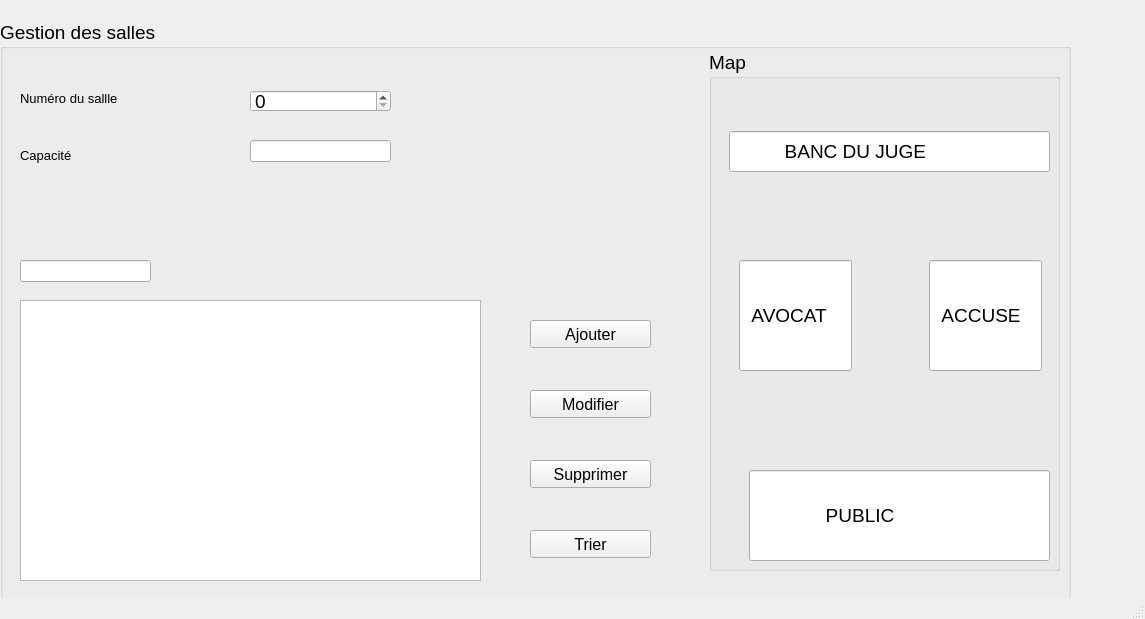
<?xml version="1.0" encoding="UTF-8"?>
<ui version="4.0">
 <class>MainWindow</class>
 <widget class="QMainWindow" name="MainWindow">
  <property name="geometry">
   <rect>
    <x>0</x>
    <y>0</y>
    <width>1145</width>
    <height>619</height>
   </rect>
  </property>
  <property name="windowTitle">
   <string>MainWindow</string>
  </property>
  <widget class="QWidget" name="centralwidget">
   <widget class="QGroupBox" name="groupBox">
    <property name="geometry">
     <rect>
      <x>0</x>
      <y>20</y>
      <width>1071</width>
      <height>581</height>
     </rect>
    </property>
    <property name="font">
     <font>
      <pointsize>14</pointsize>
     </font>
    </property>
    <property name="title">
     <string>Gestion des salles </string>
    </property>
    <widget class="QLabel" name="label">
     <property name="geometry">
      <rect>
       <x>20</x>
       <y>70</y>
       <width>131</width>
       <height>16</height>
      </rect>
     </property>
     <property name="font">
      <font>
       <pointsize>10</pointsize>
      </font>
     </property>
     <property name="text">
      <string>Numéro du sallle</string>
     </property>
    </widget>
    <widget class="QLabel" name="label_2">
     <property name="geometry">
      <rect>
       <x>20</x>
       <y>120</y>
       <width>151</width>
       <height>31</height>
      </rect>
     </property>
     <property name="font">
      <font>
       <pointsize>10</pointsize>
      </font>
     </property>
     <property name="text">
      <string>Capacité</string>
     </property>
    </widget>
    <widget class="QLabel" name="label_3">
     <property name="geometry">
      <rect>
       <x>20</x>
       <y>190</y>
       <width>201</width>
       <height>16</height>
      </rect>
     </property>
     <property name="font">
      <font>
       <pointsize>10</pointsize>
      </font>
     </property>
     <property name="text">
      <string/>
     </property>
    </widget>
    <widget class="QSpinBox" name="numsalle">
     <property name="geometry">
      <rect>
       <x>250</x>
       <y>70</y>
       <width>141</width>
       <height>22</height>
      </rect>
     </property>
    </widget>
    <widget class="QLineEdit" name="capacite">
     <property name="geometry">
      <rect>
       <x>250</x>
       <y>120</y>
       <width>141</width>
       <height>22</height>
      </rect>
     </property>
    </widget>
    <widget class="QTableView" name="tableView">
     <property name="geometry">
      <rect>
       <x>20</x>
       <y>280</y>
       <width>461</width>
       <height>281</height>
      </rect>
     </property>
    </widget>
    <widget class="QPushButton" name="pushButton">
     <property name="geometry">
      <rect>
       <x>530</x>
       <y>300</y>
       <width>121</width>
       <height>28</height>
      </rect>
     </property>
     <property name="font">
      <font>
       <pointsize>12</pointsize>
      </font>
     </property>
     <property name="text">
      <string>Ajouter</string>
     </property>
    </widget>
    <widget class="QPushButton" name="pushButton_2">
     <property name="geometry">
      <rect>
       <x>530</x>
       <y>370</y>
       <width>121</width>
       <height>28</height>
      </rect>
     </property>
     <property name="font">
      <font>
       <pointsize>12</pointsize>
      </font>
     </property>
     <property name="text">
      <string>Modifier</string>
     </property>
    </widget>
    <widget class="QPushButton" name="pushButton_3">
     <property name="geometry">
      <rect>
       <x>530</x>
       <y>440</y>
       <width>121</width>
       <height>28</height>
      </rect>
     </property>
     <property name="font">
      <font>
       <pointsize>12</pointsize>
      </font>
     </property>
     <property name="text">
      <string>Supprimer</string>
     </property>
    </widget>
    <widget class="QLineEdit" name="supp">
     <property name="geometry">
      <rect>
       <x>20</x>
       <y>240</y>
       <width>131</width>
       <height>22</height>
      </rect>
     </property>
    </widget>
    <widget class="QPushButton" name="pushButton_4">
     <property name="geometry">
      <rect>
       <x>530</x>
       <y>510</y>
       <width>121</width>
       <height>28</height>
      </rect>
     </property>
     <property name="font">
      <font>
       <pointsize>12</pointsize>
      </font>
     </property>
     <property name="text">
      <string>Trier</string>
     </property>
    </widget>
    <widget class="QGroupBox" name="groupBox_2">
     <property name="geometry">
      <rect>
       <x>709</x>
       <y>30</y>
       <width>351</width>
       <height>521</height>
      </rect>
     </property>
     <property name="title">
      <string>Map</string>
     </property>
     <widget class="QLineEdit" name="lineEdit_4">
      <property name="geometry">
       <rect>
        <x>20</x>
        <y>81</y>
        <width>321</width>
        <height>41</height>
       </rect>
      </property>
      <property name="text">
       <string>          BANC DU JUGE</string>
      </property>
     </widget>
     <widget class="QLineEdit" name="lineEdit_5">
      <property name="geometry">
       <rect>
        <x>30</x>
        <y>210</y>
        <width>113</width>
        <height>111</height>
       </rect>
      </property>
      <property name="text">
       <string>  AVOCAT</string>
      </property>
     </widget>
     <widget class="QLineEdit" name="lineEdit_6">
      <property name="geometry">
       <rect>
        <x>220</x>
        <y>210</y>
        <width>113</width>
        <height>111</height>
       </rect>
      </property>
      <property name="text">
       <string>  ACCUSE</string>
      </property>
     </widget>
     <widget class="QLineEdit" name="lineEdit_7">
      <property name="geometry">
       <rect>
        <x>40</x>
        <y>420</y>
        <width>301</width>
        <height>91</height>
       </rect>
      </property>
      <property name="text">
       <string>              PUBLIC</string>
      </property>
     </widget>
    </widget>
   </widget>
  </widget>
  <widget class="QMenuBar" name="menubar">
   <property name="geometry">
    <rect>
     <x>0</x>
     <y>0</y>
     <width>1145</width>
     <height>26</height>
    </rect>
   </property>
  </widget>
  <widget class="QStatusBar" name="statusbar"/>
 </widget>
 <resources/>
 <connections/>
</ui>
